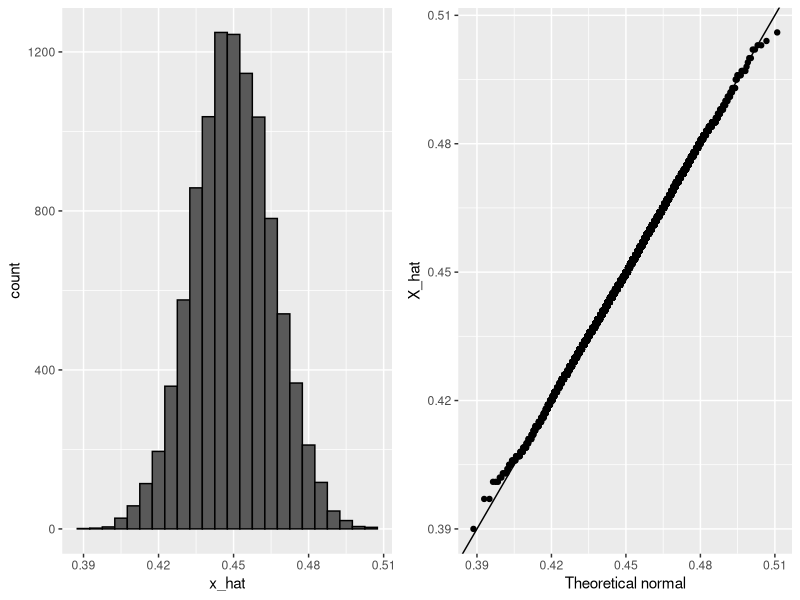
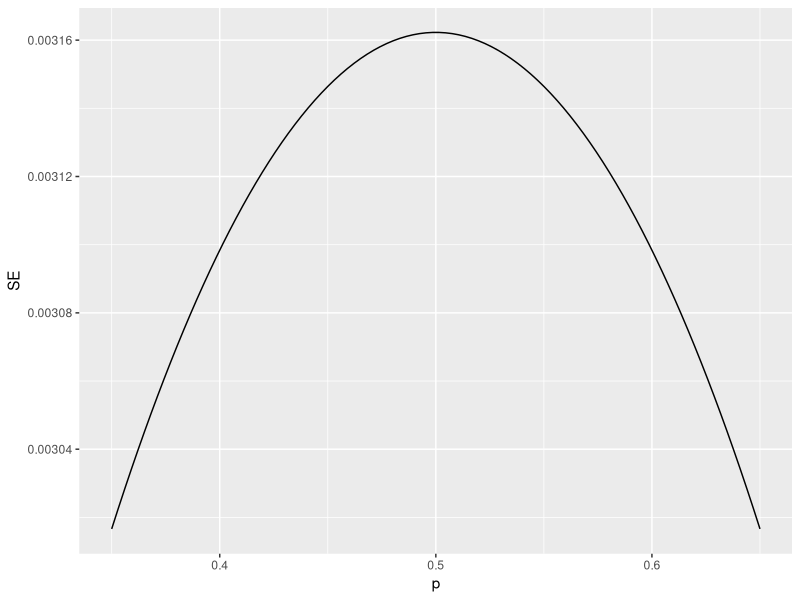

The R script that drew these images, in order:
# Monte Carlo simulation using a set value of p

p <- 0.45 # unknown p to estimate
N <- 1000

# simulate one poll of siize N and determine x_hat
x <- sample(c(0,1), size = N, replace = TRUE, prob = c(1-p, p))
x_hat <- mean(x)

# simulate B polls of size N and determine average x_hat
B <- 10000 # number of replicates
N <- 1000 # sample sze per replicate
x_hat <- replicate(B, {
  x <- sample(c(0,1), size = N, replace = TRUE, prob = c(1-p, p))
  mean(x)
})

# code: histogram and QQ-plot of Monte Carlo results

library(tidyverse)
library(gridExtra)
p1 <- data.frame(x_hat = x_hat) %>%
  ggplot(aes(x_hat)) +
  geom_histogram(binwidth = 0.005, color = "black")
p2 <- data.frame(x_hat = x_hat) %>%
  ggplot(aes(sample = x_hat)) +
  stat_qq(dparams = list(mean = mean(x_hat), sd = sd(x_hat))) +
  geom_abline() +
  ylab("X_hat") +
  xlab("Theoretical normal")
grid.arrange(p1, p2, nrow=1)

# extremely large poll over a range of values of p
help("function")

library(tidyverse)
N <- 100000
p <- seq(0.35, 0.65, length = 100)
SE <- sapply(p, function(x) 2*sqrt(x*(1-x)/N)) # margin of error not really SE
data.frame(p = p, SE = SE) %>%
  ggplot(aes(p, SE)) +
  geom_line()
